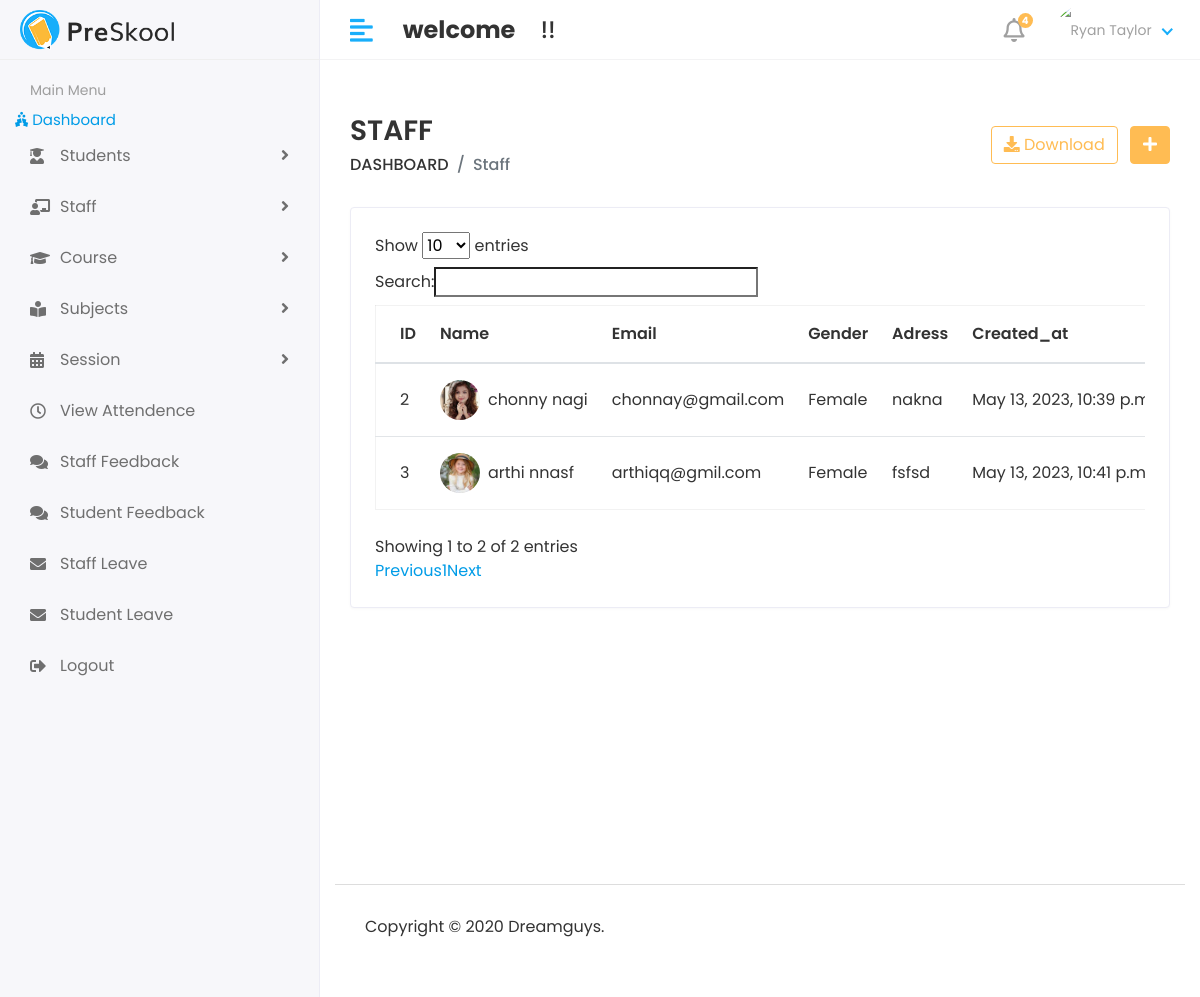
The page /hod/staff/views on the database as committed earlier.
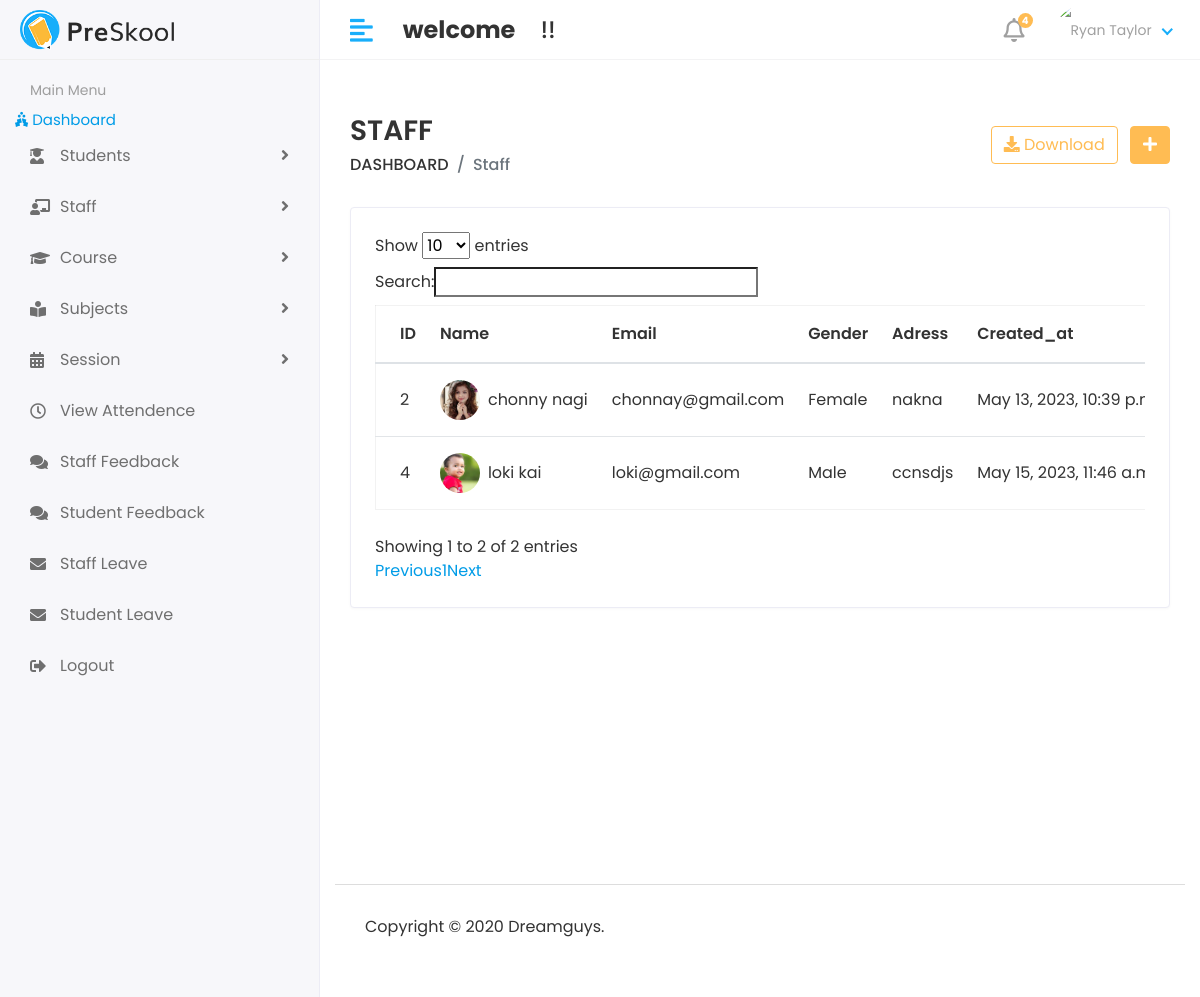
The same page on the database as committed later.
### app/models.py (models this page shows, shortened)
class Staff(models.Model):
    admin = models.OneToOneField(CustomUser,on_delete=models.CASCADE)
    adress = models.TextField()
    gender = models.CharField(max_length=100)
    created_at = models.DateTimeField(auto_now_add=True)
    updated_at =models.DateTimeField(auto_now=True)

class CustomUser(AbstractUser):
    USER=(
        (1,'HOD'),
        (2,'STAFF'),
        (3,'STUDENT'),
    )
    user_type = models.CharField(choices=USER, max_length=50,default=1)
    profile_pic= models.ImageField(upload_to='media/profile_pic')

### student_management_system/Hod_views.py (the view)
# urls.py: path('hod/staff/views',Hod_views.VIEWS_STAFF,name="views_staff"),
def VIEWS_STAFF(request):
    staff =Staff.objects.all()
    context ={
        'staff' : staff
    }
    return render(request,'Hod/staff_views.html',context)

### templates/Hod/staff_views.html (shortened to what this page needs)
{% extends 'base.html'%}
{% block content %}
<div class="page-wrapper">
    <div class="content container-fluid">
       <div class="page-header">
          <div class="row align-items-center">
             <div class="col">
                <h3 class="page-title">STAFF</h3>
                <ul class="breadcrumb">
                   <li class="breadcrumb-item"><a href="index.html">DASHBOARD</a></li>
                   <li class="breadcrumb-item active">Staff</li>
                </ul>
             </div>
             <div class="col-auto text-right float-right ml-auto">
                <a href="#" class="btn btn-outline-primary mr-2"><i class="fas fa-download"></i> Download</a>
                <a href="add-student.html" class="btn btn-primary"><i class="fas fa-plus"></i></a>
             </div>
          </div>
       </div>
       <div class="row">
          <div class="col-sm-12">
             <div class="card card-table">
                <div class="card-body">
                   <div class="table-responsive">
                      <table id="table_id" class="table table-hover table-center mb-0 ">
                         <thead>
                            <tr>
                               <th>ID</th>
                               <th>Name</th>
                               <th>Email</th>
                               <th>Gender</th>
                               <th>Adress</th>
                               <th>Created_at</th>
                            </tr>
                         </thead>
                         <tbody>
                            {% for i in staff %}
                            <tr>
                               <td>{{i.id}}</td>
                               <td>
                                  <h2 class="table-avatar">
                                     <a href="student-details.html" class="avatar avatar-sm mr-2"><img class="avatar-img rounded-circle" src="/{{i.admin.profile_pic}}" alt="User Image"></a>
                                     <a href="student-details.html">{{i.admin.first_name}}&nbsp;{{i.admin.last_name}}</a>
                                  </h2>
                               </td>
                               <td>{{i.admin.email}}</td>
                               <td>{{i.gender}}</td>
                               <td>{{i.adress}}</td>
                               <td>{{i.created_at}}</td>
                            </tr>
                            {% endfor %}
                         </tbody>
                      </table>
                   </div>
                </div>
             </div>
          </div>
       </div>
    </div>
 </div>
{% endblock %}

Rows that differ between the two databases and show on the page:
removed Staff: id "3", admin.profile_pic (picture), admin.first_name "arthi", admin.last_name "nnasf", admin.email "arthiqq@gmil.com", gender "Female", adress "fsfsd", created_at "May 13, 2023, 10:41…"
added Staff: id "4", admin.profile_pic (picture), admin.first_name "loki", admin.last_name "kai", admin.email "loki@gmail.com", gender "Male", adress "ccnsdjs", created_at "May 15, 2023, 11:46…"
